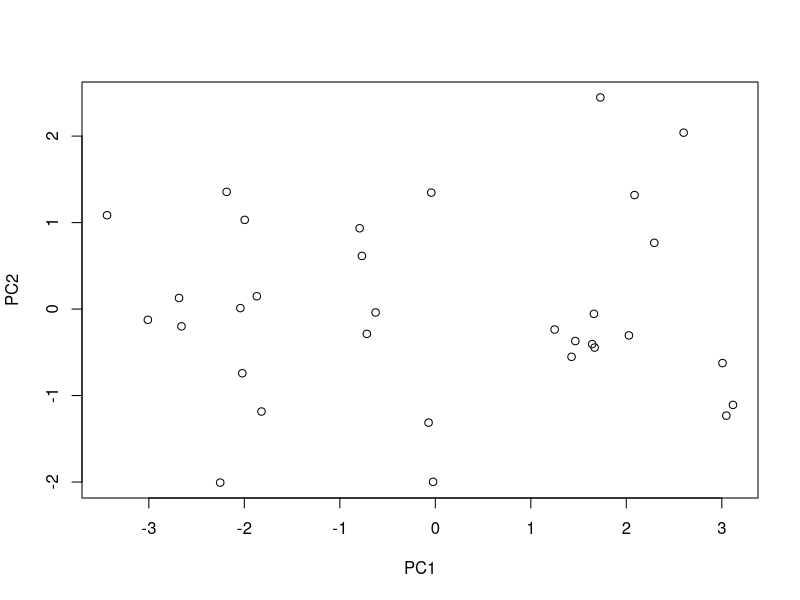

Write the R code that produced this figure.
head(iris)
iris
S=cov(iris[,1:4])
S
eigen(S)
n=length(iris[,1])
X=matrix(0,n,4)
X[,1]=iris$Sepal.Length
X[,2]=iris$Sepal.Width
X[,3]=iris$Petal.Length
X[,4]=iris$Petal.Width

Y1=eigen(S)$vectors[,1]%*%t(X)
Y1=t(Y1)
Y1
Y2=eigen(S)$vectors[,2]%*%t(X)
Y2=t(Y2)
Y2
Y3=eigen(S)$vectors[,3]%*%t(X)
Y3=t(Y3)
Y3
Y4=eigen(S)$vectors[,4]%*%t(X)
Y4=t(Y4)
Y4

eigen(S)
cor(Y1,Y2)
cor(Y2,Y4)

var(Y1)
var(Y2)


var(iris$Sepal.Length)
var(iris$Sepal.Width)
var(iris$Petal.Length)
var(iris$Petal.Width)

4.22824171/(4.22824171+0.24267075 +0.07820950+0.02383509)

R=cor(X)
eigen(R)


2.91849782/(2.91849782+0.91403047+0.14675688+0.02071484)


mtcars

R=cor(mtcars[,2:7])

eigen(R)
mtcars1=mtcars[,2:7]
prcomp_mtcars=prcomp(mtcars1,scale.=TRUE)
2.0609798^2

4.24763781 +1.14782496+ 0.33046271 +0.13164571 +0.07779941 +0.06462941
4.24763781/6
(4.24763781 +1.14782496)/6


PC1=summary(prcomp_mtcars)$x[,1]
PC2=summary(prcomp_mtcars)$x[,2]
plot(PC1,PC2)
cor(PC1,PC2)

lm_mtcars=lm(mpg~cyl+disp+hp+drat+wt+qsec,data=mtcars)
summary(lm_mtcars)

lm_mtcars_PCA=lm(mpg~PC1+PC2,data=mtcars)
summary(lm_mtcars_PCA)

cor(iris[,1:4])
